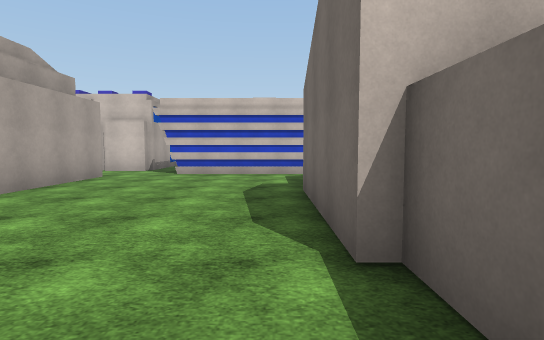
[1] (above)

22 first-person views from a walk through a 3-D level made in the Unity game engine. The camera is 1.4 m above the floor, tilts 4° down and sees 80° across. The floor is counted in squares, 2 m on a side. Each view is taken from the middle of a square. On the plan, view 1 faces up. The plan holds only what a view shows up to about 10 squares ahead; the rest is blank. The place goes on beyond the plan. The player character is not drawn. Some surface patterns are stand-ins.

[2]
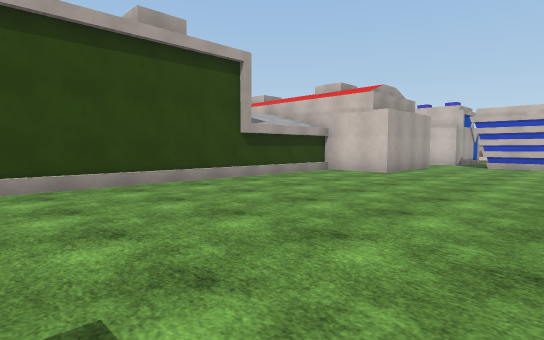

[3]
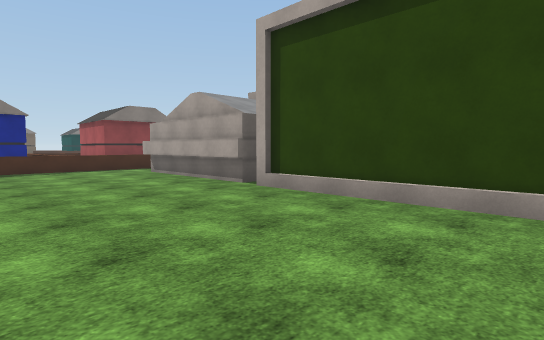

[4]
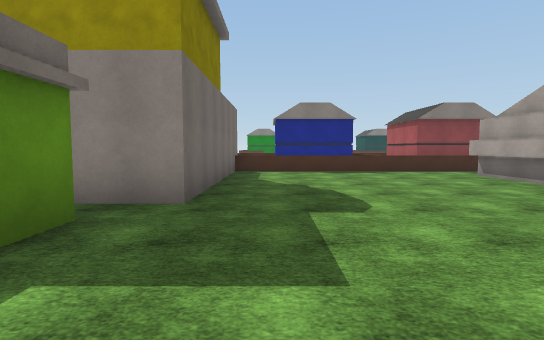

[5]
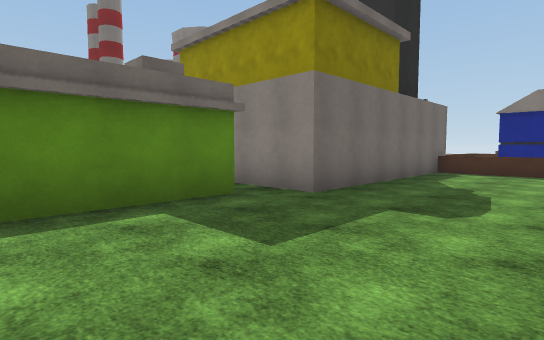

[6]
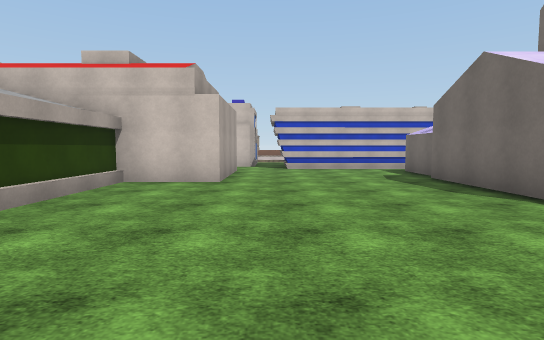

[7]
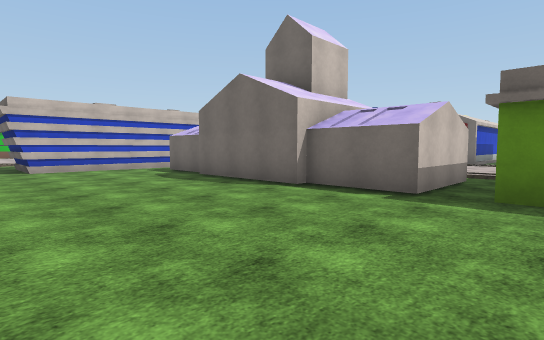

[8]
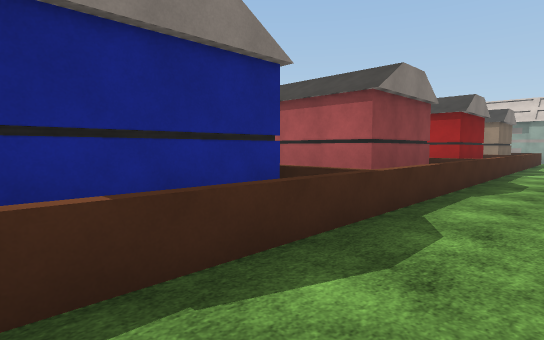

[9]
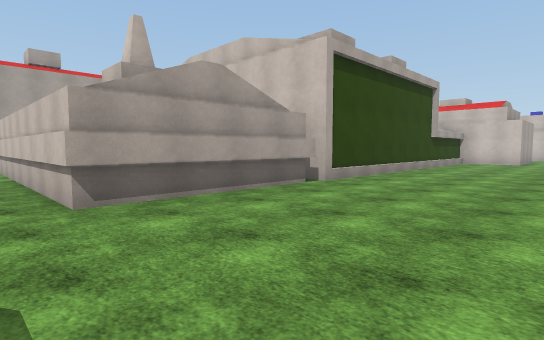

[10]
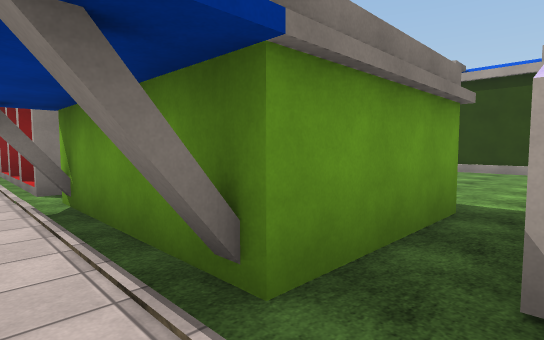

[11]
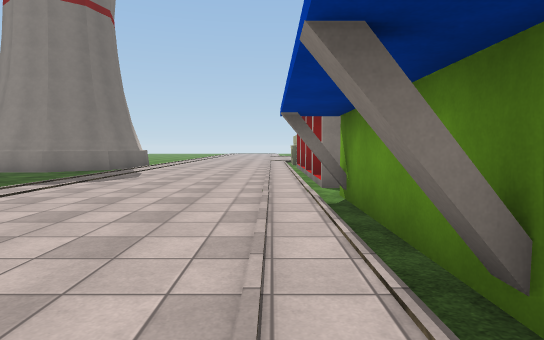

[12]
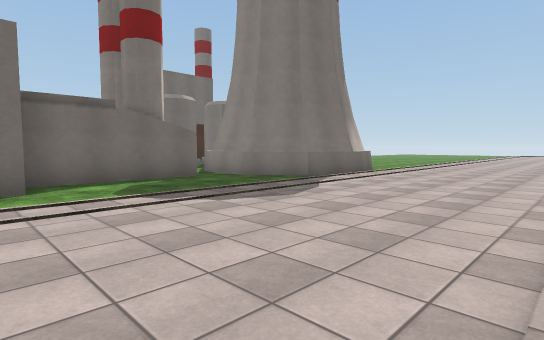

[13]
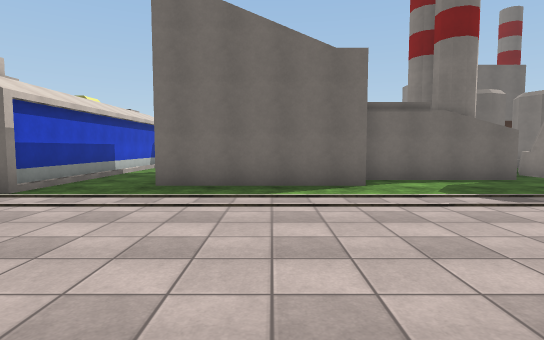

[14]
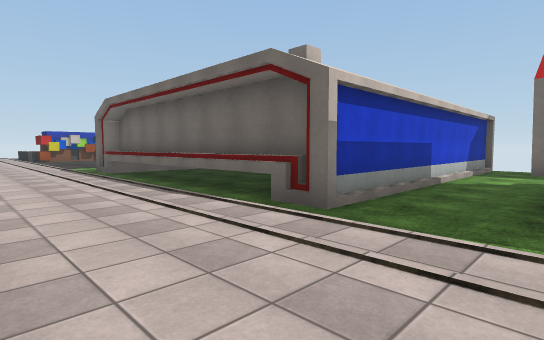

[15]
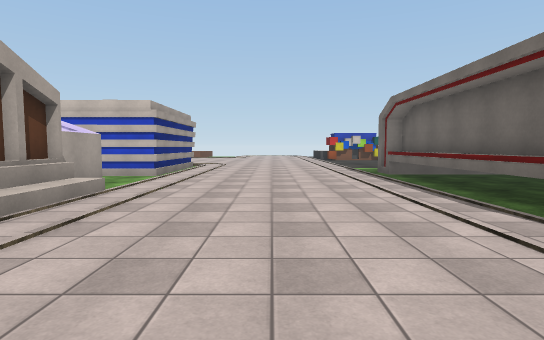

[16]
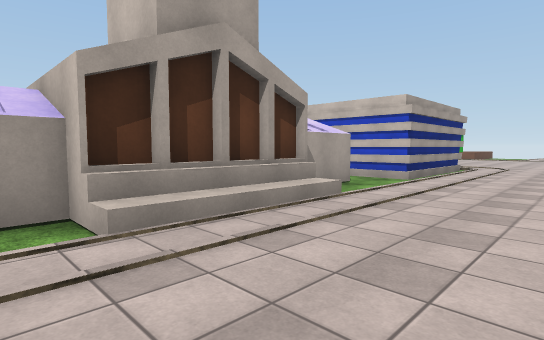

[17]
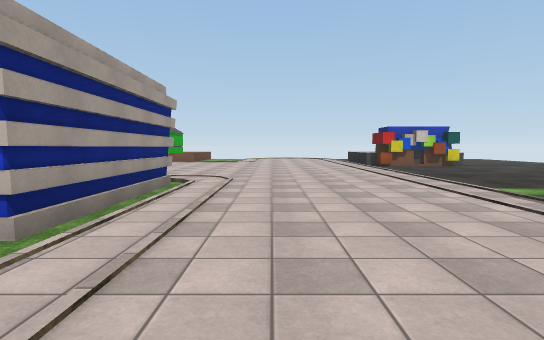

[18]
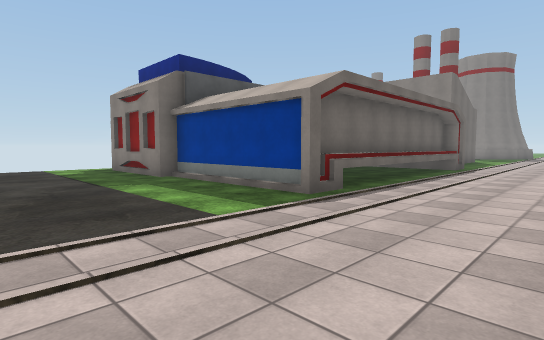

[19]
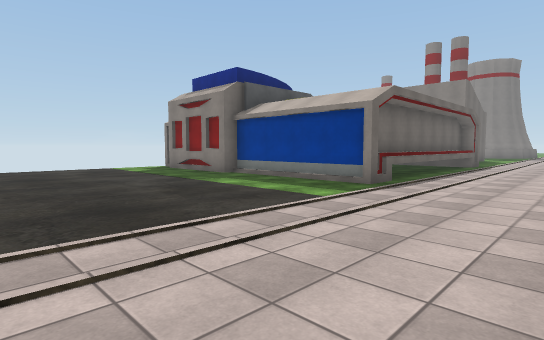

[20]
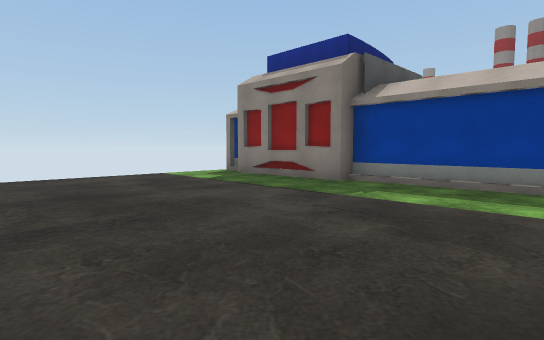

[21]
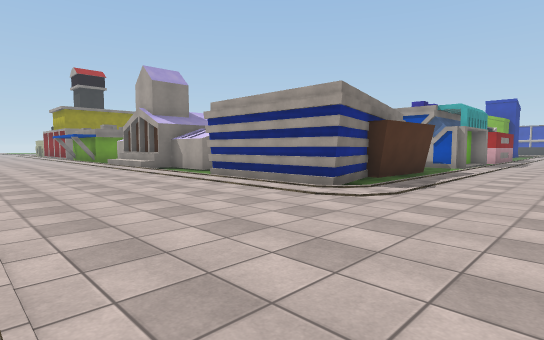

[22]
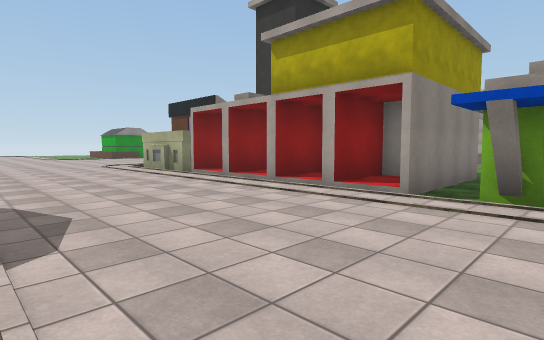

### Floor plan
Key: @ floor where view 1 was taken; # wall or solid block; x gap in a wall; . main floor; : floor 0.25 m higher than the main floor; / step, stairs or slope; ^ raised ledge; O other object.
Columns run from 14 left of view 1 to 19 right of it. Each row starts with its distance up from view 1.
 16                  ..............
 15            .......................
 14            .......................
 13             ///////...............
 12              ######...............
 11             #     #...............
 10          ##.#     #......////####x
  9          ...#######...../#####
  8           ...... ........^
  7           #....###.......^
  6           #....###.......^
  5         ###....###/......^
  4         #......###/......^
  3         #......###/......#
  2        ##......###/...../########x
  1        #/......###................
  0        #/.....@###..............#
 -1        #/......###........#
 -2        #/......# ##.......#
 -3        #/......#  #.......#
 -4        #/......#  #.......##
 -5        #/......#  #........#
 -6        ##.....#####........#
 -7         #.....#####........#
 -8         #.....# #:/........#
 -9         #.....#####.........
-10  ########.....# ###......#####
-11 ..............###:/.....##
-12 OOOOOOOOOOOOOOO  ##.....##

Where each view was taken, in squares from view 1:
view 1: 0 up, 0 right, facing up
view 2: 4 down, 0 right, facing up-left
view 3: 1 down, 2 left, facing down-left
view 4: 2 down, 1 left, facing down
view 5: 2 down, 3 left, facing down-right
view 6: 2 down, 3 left, facing up
view 7: 2 down, 4 left, facing up-right
view 8: 10 down, 1 left, facing down-left
view 9: 11 down, 2 left, facing up-left
view 10: 0 up, 5 right, facing down-left
view 11: 0 up, 5 right, facing down
view 12: 4 down, 5 right, facing down-right
view 13: 3 down, 5 right, facing right
view 14: 1 down, 7 right, facing up-right
view 15: 0 up, 7 right, facing up
view 16: 1 up, 7 right, facing up-left
view 17: 6 up, 6 right, facing up
view 18: 14 up, 7 right, facing down-right
view 19: 16 up, 7 right, facing down-right
view 20: 16 up, 11 right, facing down-right
view 21: 16 up, 9 right, facing down-left
view 22: 4 down, 9 right, facing down-left
